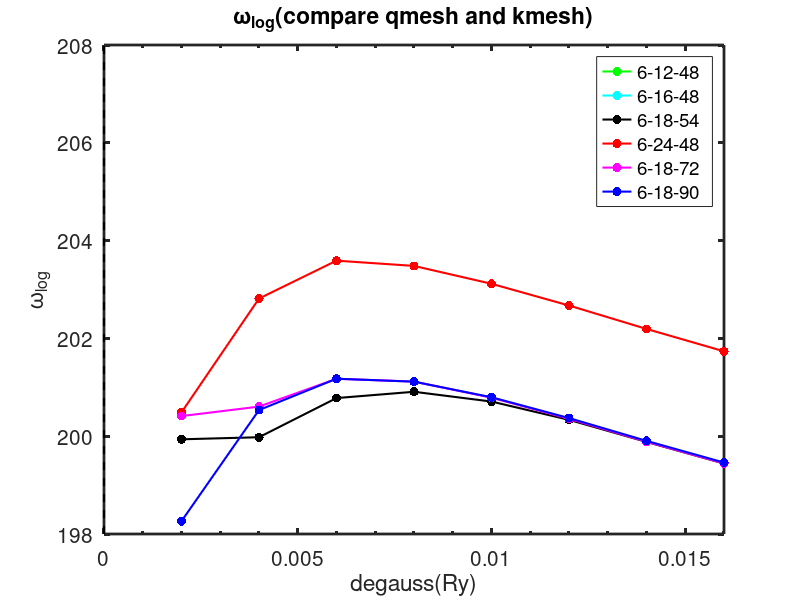

Write MATLAB code to recreate this figure.
%%% INPUT PARAMETER %%%
legend_name1 = '6-12-48'
legend_name2 = '6-16-48'
legend_name3 = '6-18-54'
legend_name4 = '6-24-48'
legend_name5 = '6-18-72'
legend_name6 = '6-18-90'
ymin =  198; 
ymax =  208;
xmax = 0.016;
%xmax = degauss(end)*1.2
col = [1 0 0;0 0 1;0 1 0;0 1 1;1 0 1;1 1 0;0 0 0];
%%%%%%%%%%%%%%%%%%%%%%%%%%
load('V_61248_data.mat')
%plot(Broadening,T_c,'.-','Color',col(3,:),'LineWidth',1.50,'MarkerSize',20);
%plot(Broadening,lambda,'.-','Color',col(3,:),'LineWidth',1.50,'MarkerSize',20);
plot(Broadening,omega_ln,'.-','Color',col(3,:),'LineWidth',1.50,'MarkerSize',20);
axis([ 0 xmax ymin ymax]);
hold on
load('V_61648_data.mat')
%plot(Broadening,T_c,'.-','Color',col(4,:),'LineWidth',1.50,'MarkerSize',20);
%plot(Broadening,lambda,'.-','Color',col(4,:),'LineWidth',1.50,'MarkerSize',20);
plot(Broadening,omega_ln,'.-','Color',col(4,:),'LineWidth',1.50,'MarkerSize',20);
axis([ 0 xmax ymin ymax]);
hold on
load('V_61854_data.mat')
%plot(Broadening,T_c,'.-','Color',col(7,:),'LineWidth',1.50,'MarkerSize',20);
%plot(Broadening,lambda,'.-','Color',col(7,:),'LineWidth',1.50,'MarkerSize',20);
plot(Broadening,omega_ln,'.-','Color',col(7,:),'LineWidth',1.50,'MarkerSize',20);
axis([ 0 xmax ymin ymax]);
hold on
load('V_62448_data.mat')
%plot(Broadening,T_c,'.-','Color',col(1,:),'LineWidth',1.50,'MarkerSize',20);
%plot(Broadening,lambda,'.-','Color',col(1,:),'LineWidth',1.50,'MarkerSize',20);
plot(Broadening,omega_ln,'.-','Color',col(1,:),'LineWidth',1.50,'MarkerSize',20);
axis([ 0 xmax ymin ymax]);
hold on
load('V_61872_data.mat')
%plot(Broadening,T_c,'.-','Color',col(5,:),'LineWidth',1.50,'MarkerSize',20);
%plot(Broadening,lambda,'.-','Color',col(5,:),'LineWidth',1.50,'MarkerSize',20);
plot(Broadening,omega_ln,'.-','Color',col(5,:),'LineWidth',1.50,'MarkerSize',20);
axis([ 0 xmax ymin ymax]);
hold on
load('V_61890_data.mat')
%plot(Broadening,T_c,'.-','Color',col(2,:),'LineWidth',1.50,'MarkerSize',20);
%plot(Broadening,lambda,'.-','Color',col(2,:),'LineWidth',1.50,'MarkerSize',20);
plot(Broadening,omega_ln,'.-','Color',col(2,:),'LineWidth',1.50,'MarkerSize',20);
%axis([ 0 xmax ymin ymax]);
%hold on
box on;
plot([0 0],[ymin ymax],'k--','LineWidth',1.5)
%yline(5.3,'--r');
%xline(0.014,'--r');
%ylabel('T_{c} (K)','interpreter','Tex'); xlabel('degauss(Ry)');
ylabel('\omega_{log}','interpreter','Tex'); xlabel('degauss(Ry)');
%ylabel('lambda'); xlabel('degauss(Ry)');
%title('T_{c} (K)(compare qmesh and kmesh)','interpreter','Tex');
%title('electron-phonon coupling strength(compare qmesh and kmesh)');
title('\omega_{log}(compare qmesh and kmesh)','interpreter','Tex');
set(gca,'linewidth',2);
set(gca,'FontSize',15)
set(gca,'XMinorTick','on')
%legend({legend_name1,legend_name2,legend_name3,legend_name4,legend_name5},'Location','northeast','NumColumns',1)
legend({legend_name1,legend_name2,legend_name3,legend_name4,legend_name5,legend_name6},'Location','northeast','NumColumns',1)
%saveas(gcf,['T_c(compare and kmesh3 ' '.png']);
%saveas(gcf,['T_c(compare and kmesh1' '.fig']);
saveas(gcf,['omega_log(compare qmesh and kmesh3' '.png']);
%saveas(gcf,['omega_log(compare qmesh and kmesh1' '.fig']);
%saveas(gcf,['lambda(compare qmesh and kmesh3' '.png']);
%saveas(gcf,['lambda(compare qmesh and kmesh1' '.fig']);